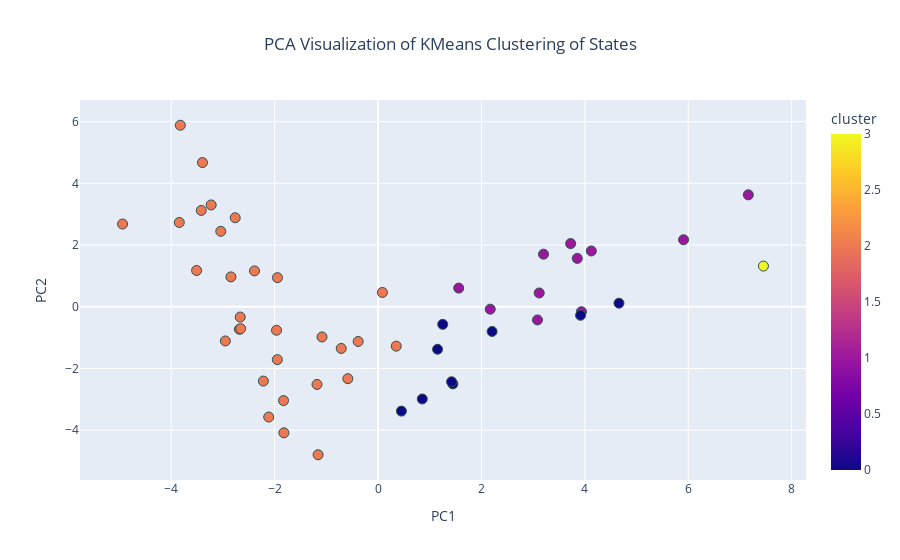

Source (notebook cell):
### Code cell
fig = px.scatter(
    pca_df,
    x='PC1',
    y='PC2',
    color='cluster',
    hover_name='State',
    title='PCA Visualization of KMeans Clustering of States',
    color_discrete_sequence='Viridis'  # or discrete if clusters are categorical
)

fig.update_traces(marker=dict(size=10, line=dict(width=1, color='DarkSlateGrey')))
fig.update_layout(title_x=0.5)
fig.show()

### Figure 1 — Plotly figure (JSON) as saved in the notebook; plotly's stock layout.template omitted (floating-point values rounded to 4 significant figures)
{"data": [{"hovertemplate": "<b>%{hovertext}</b><br><br>PC1=%{x}<br>PC2=%{y}<br>cluster=%{marker.color}<extra></extra>", "hovertext": ["Alabama", "Alaska", "Arizona", "Arkansas", "California", "Colorado", "Connecticut", "Delaware", "District of Columbia ", "Florida", "Georgia", "Hawaii", "Idaho", "Illinois", "Indiana", "Iowa", "Kansas", "Kentucky", "Louisiana", "Maine", "Maryland", "Massachusetts", "Michigan", "Minnesota", "Mississippi", "Missouri", "Montana", "Nebraska", "Nevada", "New Hampshire", "New Jersey", "New Mexico", "New York", "North Carolina", "North Dakota", "Ohio", "Oklahoma", "Oregon", "Pennsylvania", "Rhode Island", "South Carolina", "South Dakota", "Tennessee", "Texas", "Utah", "Vermont", "Virginia", "Washington", "West Virginia", "Wisconsin", "Wyoming"], "legendgroup": "", "marker": {"color": [2, 1, 1, 0, 2, 1, 2, 2, 2, 2, 2, 1, 1, 2, 2, 0, 0, 2, 2, 2, 2, 2, 2, 0, 2, 0, 1, 0, 1, 2, 2, 1, 2, 2, 0, 2, 0, 1, 2, 2, 2, 0, 2, 2, 1, 2, 2, 1, 2, 2, 3], "coloraxis": "coloraxis", "line": {"color": "DarkSlateGrey", "width": 1}, "size": 10, "symbol": "circle"}, "mode": "markers", "name": "", "orientation": "v", "showlegend": false, "type": "scatter", "x": [-1.828, 3.934, 3.117, 0.4525, 0.08413, 3.084, -3.041, -3.844, -4.941, -1.963, -2.218, 1.561, 7.162, -0.7121, -1.181, 1.151, 1.447, -2.114, -0.584, -2.762, -3.509, -3.227, -1.084, 1.251, -1.159, 0.8557, 5.909, 2.206, 3.853, -3.824, -2.389, 2.17, -1.946, -2.681, 4.66, -1.948, 1.422, 3.726, -2.845, -3.419, -2.953, 3.917, -1.821, 0.3525, 4.125, -3.396, -2.666, 3.201, -2.657, -0.3845, 7.454], "xaxis": "x", "y": [-3.042, -0.1611, 0.4461, -3.382, 0.4639, -0.427, 2.445, 2.732, 2.681, -0.762, -2.409, 0.6047, 3.627, -1.351, -2.517, -1.378, -2.5, -3.574, -2.331, 2.884, 1.176, 3.3, -0.9782, -0.5706, -4.797, -2.989, 2.17, -0.8016, 1.567, 5.883, 1.162, -0.07847, 0.9424, -0.7306, 0.1157, -1.714, -2.431, 2.047, 0.9676, 3.122, -1.109, -0.2774, -4.087, -1.277, 1.808, 4.674, -0.3339, 1.704, -0.7098, -1.125, 1.319], "yaxis": "y"}], "layout": {"coloraxis": {"colorbar": {"title": {"text": "cluster"}}, "colorscale": [[0, "#0d0887"], [0.1111, "#46039f"], [0.2222, "#7201a8"], [0.3333, "#9c179e"], [0.4444, "#bd3786"], [0.5556, "#d8576b"], [0.6667, "#ed7953"], [0.7778, "#fb9f3a"], [0.8889, "#fdca26"], [1, "#f0f921"]]}, "legend": {"tracegroupgap": 0}, "title": {"text": "PCA Visualization of KMeans Clustering of States", "x": 0.5}, "xaxis": {"anchor": "y", "domain": [0, 1], "title": {"text": "PC1"}}, "yaxis": {"anchor": "x", "domain": [0, 1], "title": {"text": "PC2"}}}}
